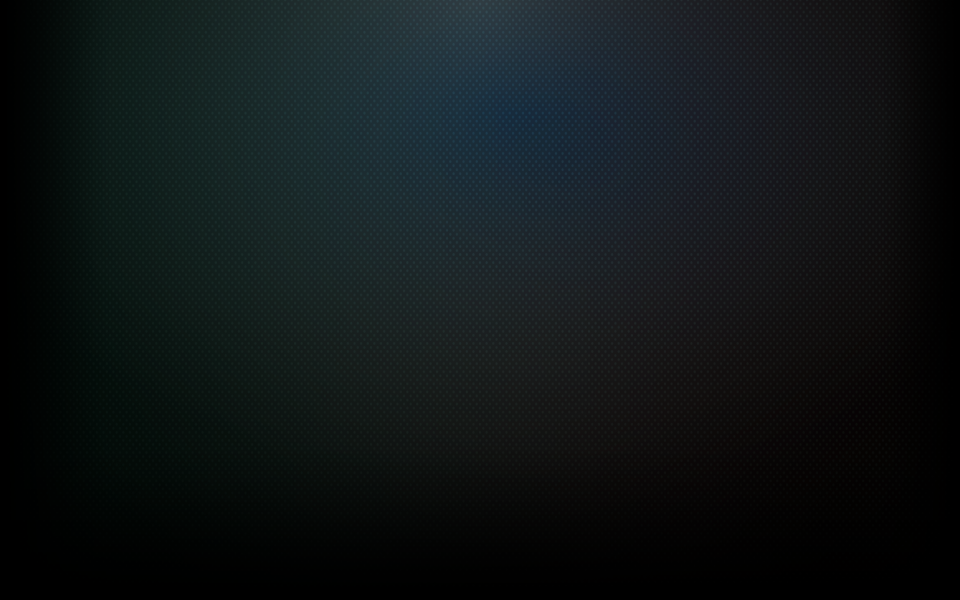
#> input picture assets/image/steamInfo/bg_dots.png, 1920 x 1200 px (shown at 1/2 size)
$ python -i draw.py   (imports and definitions only)
#> lines starting #> are read from the running program, lines starting #| are printed output that depends on the picture; after the words box and inside, x2 and y2 are one past the last pixel; in counts of white or black regions, pixels touching at a corner belong together
### otae_bot/config/paths.py
from pathlib import Path
from typing import Optional

# 图片路径
IMAGE_PATH = Path("assets/image/")
# 音频路径
AUDIO_PATH = Path("assets/audio/")
# 文本路径
TEXT_PATH = Path("assets/txt/")
# 字体路径
FONT_PATH = Path("assets/font/")
# 临时图片路径
TEMP_PATH = Path("assets/image/temp/")
# Json路径
JSON_PATH = Path("assets/json/")
# SQL路径
SQL_PATH = Path("assets/sql/")


def init_path():
    global IMAGE_PATH, AUDIO_PATH, TEXT_PATH, FONT_PATH, TEMP_PATH, JSON_PATH, SQL_PATH
    IMAGE_PATH.mkdir(parents=True, exist_ok=True)
    AUDIO_PATH.mkdir(parents=True, exist_ok=True)
    TEXT_PATH.mkdir(parents=True, exist_ok=True)
    FONT_PATH.mkdir(parents=True, exist_ok=True)
    TEMP_PATH.mkdir(parents=True, exist_ok=True)
    JSON_PATH.mkdir(parents=True, exist_ok=True)
    SQL_PATH.mkdir(parents=True, exist_ok=True)

    IMAGE_PATH = str(IMAGE_PATH.absolute()) + '/'
    AUDIO_PATH = str(AUDIO_PATH.absolute()) + '/'
    TEXT_PATH = str(TEXT_PATH.absolute()) + '/'
    FONT_PATH = str(FONT_PATH.absolute()) + '/'
    TEMP_PATH = str(TEMP_PATH.absolute()) + '/'
    JSON_PATH = str(JSON_PATH.absolute()) + '/'
    SQL_PATH = str(SQL_PATH.absolute()) + '/'


init_path()

### plugins/steamInfo/draw.py
import time
import aiohttp
import calendar
import numpy as np
from io import BytesIO
from pathlib import Path
from typing import List, Dict, Tuple
from colorsys import rgb_to_hsv, hsv_to_rgb
from PIL import Image, ImageDraw, ImageFont, ImageFilter, ImageEnhance

from otae_bot.config.paths import IMAGE_PATH, FONT_PATH
from .models import Player


WIDTH = 400
PARENT_AVATAR_SIZE = 72
MEMBER_AVATAR_SIZE = 50

steam_image_path = Path(IMAGE_PATH) / "steamInfo"
font_regular_path = FONT_PATH + "steamInfo/MiSans-Regular.ttf"
font_light_path = FONT_PATH + "steamInfo/MiSans-Light.ttf"
font_bold_path = FONT_PATH + "steamInfo/MiSans-Bold.ttf"

unknown_avatar_path = steam_image_path / "unknown_avatar.jpg"
parent_status_path = steam_image_path / "parent_status.png"
friends_search_path = steam_image_path / "friends_search.png"
busy_path = steam_image_path / "busy.png"
zzz_online_path = steam_image_path / "zzz_online.png"
zzz_gaming_path = steam_image_path / "zzz_gaming.png"
gaming_path = steam_image_path / "gaming.png"


# [7 lines left out: function check_font, not called in this run]


def _unknown_avatar() -> Image.Image:
    with Image.open(unknown_avatar_path) as image:
        return image.copy()


# [4 lines left out: function _load_image_copy, not called in this run]


# [83 lines not run here, left out]


# [4 lines left out: function image_to_bytes, not called in this run]


def hex_to_rgb(hex_color: str):
    return tuple(int(hex_color[i : i + 2], 16) for i in (0, 2, 4))


# [48 lines left out: functions _fit_text, _square_cover, _draw_centered_text, not called in this run]


personastate_colors = {
    0: (hex_to_rgb("969697"), hex_to_rgb("656565")),
    1: (hex_to_rgb("6dcef5"), hex_to_rgb("4c91ac")),
    2: (hex_to_rgb("6dcef5"), hex_to_rgb("4c91ac")),
    3: (hex_to_rgb("45778e"), hex_to_rgb("365969")),
    4: (hex_to_rgb("6dcef5"), hex_to_rgb("4c91ac")),
    5: (hex_to_rgb("6dcef5"), hex_to_rgb("4c91ac")),
    6: (hex_to_rgb("6dcef5"), hex_to_rgb("4c91ac")),
}
#> further down, picture is the input picture: PIL image 1920x1200 RGB; mean R, G, B 15.6, 21.3, 22.4


# [509 lines left out: functions vertically_concatenate_images, draw_start_gaming, draw_parent_status, draw_friends_search, draw_friend_status, draw_gaming_friends_status and 4 more, not called in this run]


def _open_image(data: bytes) -> Image.Image:
    return Image.open(BytesIO(data)).convert("RGBA")


# [77 lines left out: functions get_average_color, split_image, recolor_image, create_gradient_image, create_vertical_gradient_rect, random_color_offset, not called in this run]


def get_brightest_and_darkest_color(
    image: Image.Image,
    saturation_threshold: int = 100,
    hue_difference_threshold: int = 30,
) -> Tuple[Tuple[int, int, int], Tuple[int, int, int]]:
#> called with saturation_threshold = 100, hue_difference_threshold = 30
    img_hsv = np.array(image.convert("HSV"))
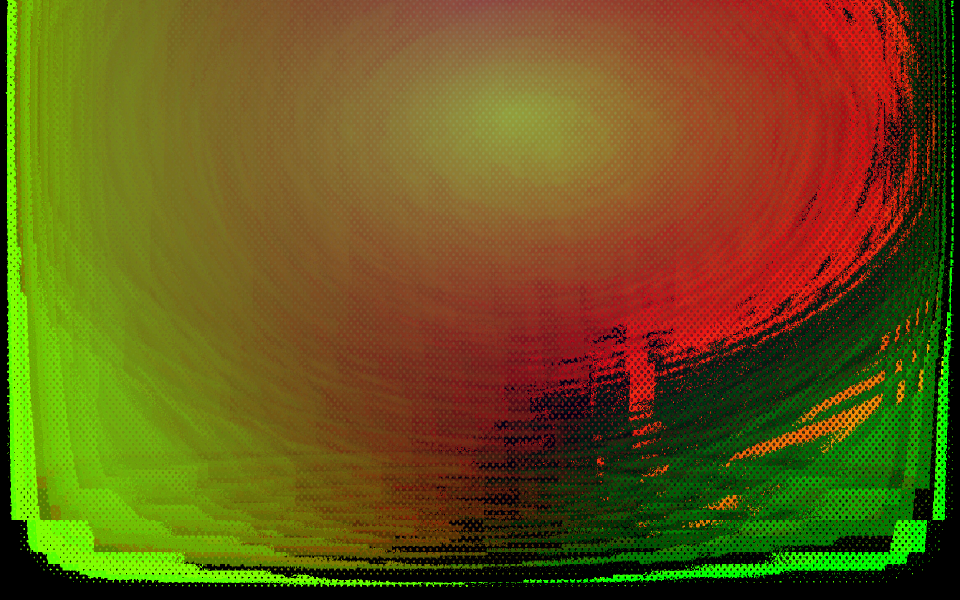
#> img_hsv: shape (1200, 1920, 3) (shown at 1/2 size); mean R, G, B 101.9, 86.2, 23.4
    vivid_mask = img_hsv[..., 1] > saturation_threshold
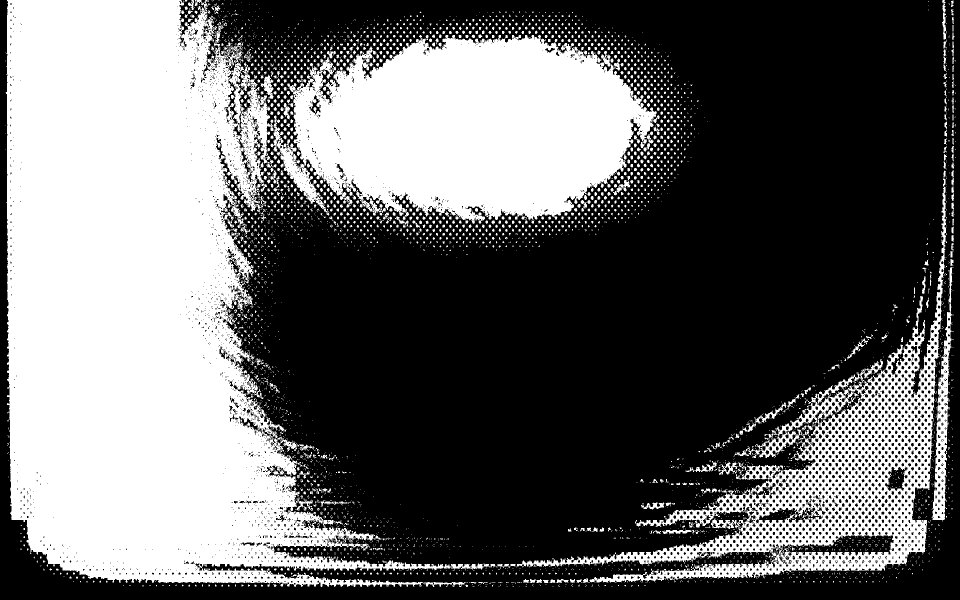
#> vivid_mask: shape (1200, 1920) bool (shown at 1/2 size); 40.2% white; 4160 white regions (3386 under 20 px), largest, box (x1, y1, x2, y2) and area: (11, 0, 991, 1174) 565982, (574, 70, 1319, 448) 197865, (1034, 356, 1894, 1166) 105527
    vivid_pixels = img_hsv[vivid_mask]

    if len(vivid_pixels) < 10:
        if saturation_threshold <= 0:
            average = get_average_color(image)
            return average, average
        return get_brightest_and_darkest_color(image, saturation_threshold - 10)

    brightest_pixel = vivid_pixels[np.argmax(vivid_pixels[..., 2])]
#> brightest_pixel = [139, 106, 84]
    darkest_pixel = vivid_pixels[np.argmin(vivid_pixels[..., 2])]
#> darkest_pixel = [127, 255, 1]
    hue_difference = abs(int(brightest_pixel[0]) - int(darkest_pixel[0]))
#> hue_difference = 12

    if hue_difference < hue_difference_threshold:
        possible_dark_pixels = vivid_pixels[vivid_pixels[..., 0] != brightest_pixel[0]]
        if len(possible_dark_pixels) > 0:
            darkest_pixel = possible_dark_pixels[
                np.argmin(possible_dark_pixels[..., 2])
            ]

    brightest_color = (
        Image.fromarray(np.uint8([[brightest_pixel]]), "HSV")
        .convert("RGB")
        .getpixel((0, 0))
    )
#> brightest_color = (49, 75, 84)
    darkest_color = (
        Image.fromarray(np.uint8([[darkest_pixel]]), "HSV")
        .convert("RGB")
        .getpixel((0, 0))
    )
#> darkest_color = (0, 1, 1)
    return brightest_color, darkest_color


# [287 lines left out: functions rounded_rectangle, create_progress_bar, draw_game_info, draw_player_status, not called in this run]

>>> from PIL import Image
>>> picture = Image.open('../../assets/image/steamInfo/bg_dots.png')
>>> result = get_brightest_and_darkest_color(picture)
#> result = ((49, 75, 84), (0, 1, 1))
